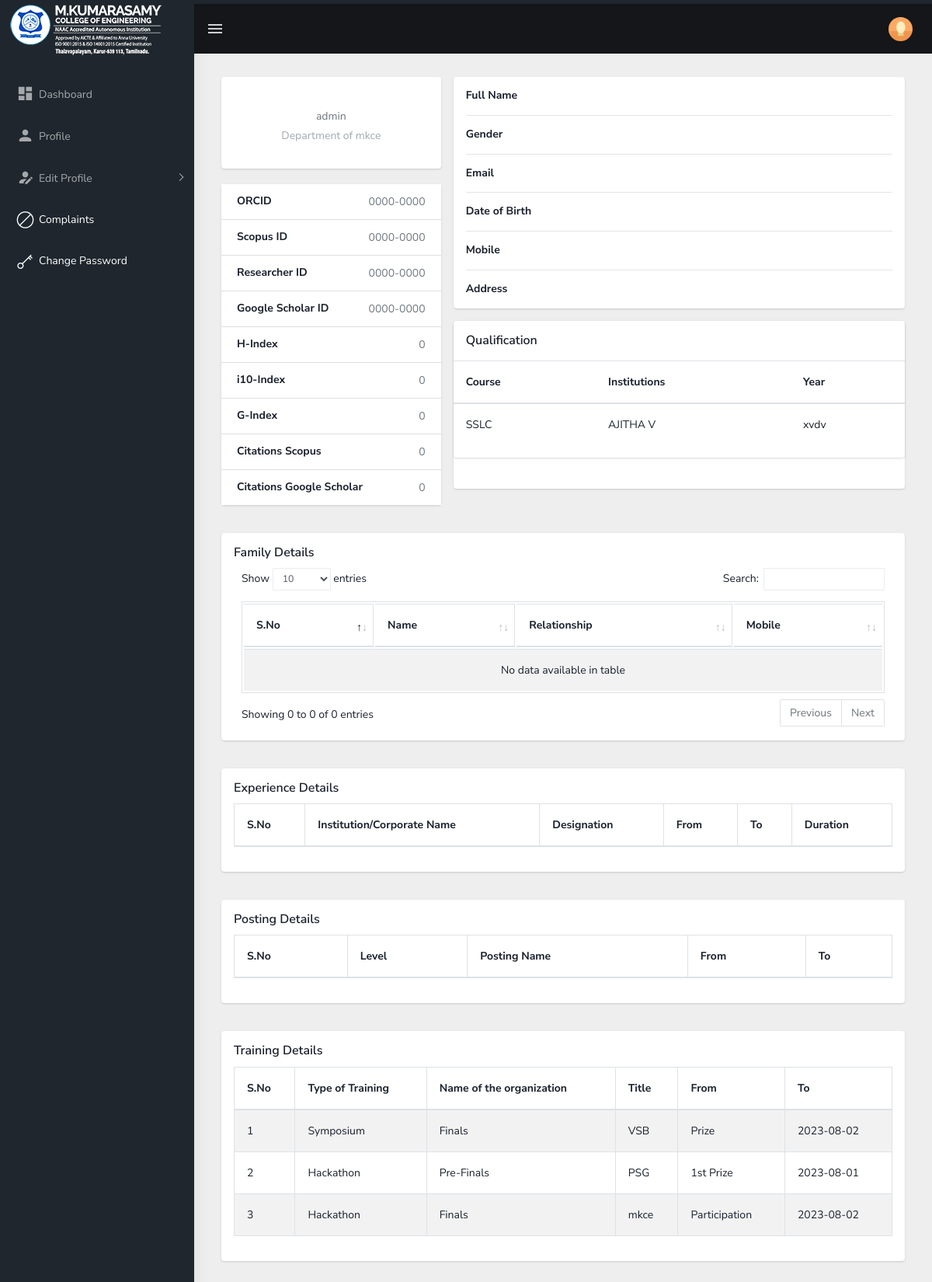
The app's page /profile.php (signed in) with its own data.
### tables this page shows
CREATE TABLE `faculty` (
  `uid` int(100) NOT NULL,
  `id` varchar(100) NOT NULL,
  `name` varchar(100) NOT NULL,
  `dept` varchar(50) NOT NULL,
  `design` varchar(50) NOT NULL,
  `role` varchar(50) NOT NULL,
  `doj` date NOT NULL,
  `pass` varchar(50) NOT NULL,
  `cert` varchar(100) NOT NULL,
  `bc` int(200) NOT NULL,
  `ac` int(200) NOT NULL
);

CREATE TABLE `academic` (
  `uid` int(100) NOT NULL,
  `id` varchar(50) NOT NULL,
  `course` varchar(50) NOT NULL,
  `Degree` varchar(50) NOT NULL,
  `branch` varchar(60) NOT NULL,
  `iname` varchar(100) NOT NULL,
  `univ` varchar(100) NOT NULL,
  `state` varchar(50) NOT NULL,
  `mos` varchar(30) NOT NULL,
  `mes` varchar(30) NOT NULL,
  `yc` varchar(30) NOT NULL,
  `cs` varchar(30) NOT NULL,
  `score` varchar(30) NOT NULL,
  `cnum` varchar(50) NOT NULL,
  `cert` varchar(100) NOT NULL
);

CREATE TABLE `training` (
  `uid` int(30) NOT NULL,
  `id` varchar(50) NOT NULL,
  `type` varchar(50) NOT NULL,
  `no` varchar(100) NOT NULL,
  `name` varchar(200) NOT NULL,
  `fromd` varchar(30) NOT NULL DEFAULT 'primary',
  `tod` date NOT NULL,
  `cert` varchar(200) NOT NULL
);

### session.php (called while the page is built, shortened)
<?php
if (!isset($_SESSION['loggedin']))
{
	header('Location:index.php');
	exit();
}
else
{
	$s=$_SESSION['login_user'];
}
?>

### h.php (called while the page is built, shortened)
	<?php
	$query = "SELECT * FROM faculty WHERE id='$s'";
    $query_run = mysqli_query($db, $query);
	if(mysqli_num_rows($query_run) > 0){
	$row = mysqli_fetch_assoc($query_run);
	$de = $row['design'];
    $dep = "Department of " . $row['dept'];
	}
?>

### profile.php (the view, shortened to what this page needs)
<?php
require 'config.php';
include("session.php");
	$query = "SELECT * FROM research WHERE id='$s'";
    $query_run = mysqli_query($db, $query);
    if(mysqli_num_rows($query_run) == 1)
    {
        $research = mysqli_fetch_array($query_run);
		$oid=$research['oid'];
		$sid=$research['sid'];
		$rid=$research['rid'];
		$gsid=$research['gsid'];
		$hid=$research['hid'];
		$iid=$research['iid'];
		$gi=$research['gi'];
		$cs=$research['cs'];
		$cgs=$research['cgs'];
	}
else{
		$oid="0000-0000";
		$sid="0000-0000";
		$rid="0000-0000";
		$gsid="0000-0000";
		$hid="0";
		$iid="0";
		$gi="0";
		$cs="0";
		$cgs="0";
}
?>
<!DOCTYPE html>
<html dir="ltr" lang="en">
<head>
    <link href="assets/libs/flot/css/float-chart.css" rel="stylesheet">
	<link href="assets/libs/datatables.net-bs4/css/dataTables.bootstrap4.css" rel="stylesheet">
    <link href="dist/css/style.min.css" rel="stylesheet">
</head>
<body>
    <div id="main-wrapper">
        <header class="topbar" data-navbarbg="skin5">
            <nav class="navbar top-navbar navbar-expand-md navbar-dark">
                <div class="navbar-header" data-logobg="skin5">
                    <a class="navbar-brand" href="main">
                        <span class="logo-text">
                             <img src="assets/images/srms.png" alt="homepage" class="light-logo" />
                        </span>
                    </a>
                </div>
                <div class="navbar-collapse collapse" id="navbarSupportedContent" data-navbarbg="skin5">
                    <ul class="navbar-nav float-left mr-auto">
                        <li class="nav-item d-none d-md-block"><a class="nav-link sidebartoggler waves-effect waves-light" href="javascript:void(0)" data-sidebartype="mini-sidebar"><i class="mdi mdi-menu font-24"></i></a></li>
                    </ul>
                    <ul class="navbar-nav float-right">
                        <li class="nav-item dropdown">
                            <a class="nav-link dropdown-toggle text-muted waves-effect waves-dark pro-pic" href="" data-toggle="dropdown" aria-haspopup="true" aria-expanded="false"><img src="assets/images/users/1.jpg" alt="user" class="rounded-circle" width="31"></a>
                        </li>
                    </ul>
                </div>
            </nav>
        </header>
               <?php include("Aside.php"); ?>
        <div class="page-wrapper">
<div class="container-fluid">
		<div class="main-body">
          <div class="row gutters-sm">
            <div class="col-md-4 mb-3">
              <div class="card">
                <div class="card-body">
                  <div class="d-flex flex-column align-items-center text-center">
                    <div class="mt-3">
                      <p class="text-secondary mb-1"><?php echo $de;?></p>
                      <p class="text-muted font-size-sm"><?php echo $dep;?></p>
                    </div>
                  </div>
                </div>
              </div>
              <div class="card mt-3">
                <ul class="list-group list-group-flush">
                  <li class="list-group-item d-flex justify-content-between align-items-center flex-wrap">
                    <h6 class="mb-0">ORCID</h6>
                    <span class="text-secondary"> <?php echo $oid; ?></span>
                  </li>
                  <li class="list-group-item d-flex justify-content-between align-items-center flex-wrap">
                    <h6 class="mb-0">Scopus ID</h6>
                    <span class="text-secondary"> <?php echo $sid; ?></span>
                  </li>
                  <li class="list-group-item d-flex justify-content-between align-items-center flex-wrap">
                    <h6 class="mb-0">Researcher ID</h6>
                    <span class="text-secondary"> <?php echo $rid; ?></span>
                  </li>
                  <li class="list-group-item d-flex justify-content-between align-items-center flex-wrap">
                    <h6 class="mb-0">Google Scholar ID</h6>
                    <span class="text-secondary"> <?php echo $gsid; ?></span>
                  </li>
				  <li class="list-group-item d-flex justify-content-between align-items-center flex-wrap">
                    <h6 class="mb-0">H-Index</h6>
                    <span class="text-secondary"> <?php echo $hid; ?></span>
				<li class="list-group-item d-flex justify-content-between align-items-center flex-wrap">
                    <h6 class="mb-0">i10-Index</h6>
                    <span class="text-secondary"> <?php echo $iid; ?></span>
                  </li>
				                    <li class="list-group-item d-flex justify-content-between align-items-center flex-wrap">
                    <h6 class="mb-0">G-Index</h6>
                    <span class="text-secondary"> <?php echo $gi; ?></span>
                  </li>
				  				                    <li class="list-group-item d-flex justify-content-between align-items-center flex-wrap">
                    <h6 class="mb-0">Citations Scopus</h6>
                    <span class="text-secondary"> <?php echo $cs; ?></span>
                  </li>
				  				                    <li class="list-group-item d-flex justify-content-between align-items-center flex-wrap">
                    <h6 class="mb-0">Citations Google Scholar</h6>
                    <span class="text-secondary"> <?php echo $cgs; ?></span>
                  </li>
                </ul>
              </div>
            </div>
            <div class="col-md-8">
              <div class="card mb-3">
                <div class="card-body">
                  <div class="row">
                    <div class="col-sm-3">
                      <h6 class="mb-0">Full Name</h6>
                    </div>
                    <div class="col-sm-9 text-secondary">
                    </div>
                  </div>
                  <hr>
				    <div class="row">
                    <div class="col-sm-3">
                      <h6 class="mb-0">Gender</h6>
                    </div>
                    <div class="col-sm-9 text-secondary">
                    </div>
                  </div>
                  <hr>
                  <div class="row">
                    <div class="col-sm-3">
                      <h6 class="mb-0">Email</h6>
                    </div>
                    <div class="col-sm-9 text-secondary">
                    </div>
                  </div>
                  <hr>
                  <div class="row">
                    <div class="col-sm-3">
                      <h6 class="mb-0">	Date of Birth</h6>
                    </div>
                    <div class="col-sm-9 text-secondary">
                    </div>
                  </div>
                  <hr>
                  <div class="row">
                    <div class="col-sm-3">
                      <h6 class="mb-0">Mobile</h6>
                    </div>
                    <div class="col-sm-9 text-secondary">
                    </div>
                  </div>
                  <hr>
                  <div class="row">
                    <div class="col-sm-3">
                      <h6 class="mb-0">Address</h6>
                    </div>
                    <div class="col-sm-9 text-secondary">
                    </div>
                  </div>
                </div>
              </div>
              <div class="row gutters-sm">
                <div class="col-sm-12 mb-3">
                  <div class="card h-100">
                    <div class="card">
                            <div class="card-body">
                                <h5 class="card-title m-b-0">Qualification</h5>
                            </div>
                            <table class="table">
                                <thead>
                                    <tr>
                                        <th scope="col"><b>Course</b></th>
                                        <th scope="col"><b>Institutions</b></th>
                                        <th scope="col"><b>Year</b></th>
                                    </tr>
                                </thead>
								<?php
								$records = mysqli_query($db,"select *from academic where id='$s'");
								while($data = mysqli_fetch_array($records))
								{
									?>
                                <tbody>
                                    <tr>
                                        <td><?php echo $data['course']; ?></td>
                                        <td><?php echo $data['iname']; ?></td>
                                        <td><?php echo $data['yc']; ?></td>
                                    </tr>
                                </tbody>
								<?php } ?>
                            </table>
                        </div>
                  </div>
                </div>
              </div>
            </div>
			<div class="col-sm-12 mb-3">
			<div class="card">
                            <div class="card-body">
                                <h5 class="card-title">Family Details</h5>
                                <div class="table-responsive">
                                    <table id="zero_config" class="table table-striped table-bordered">
                                        <thead>
                                            <tr>
                                                <th><b>S.No</b></th>
												<th><b>Name</b></th>
												<th><b>Relationship</b></th>
												<th><b>Mobile</b></th>
                                            </tr>
                                        </thead>
                                        <tbody>
                                        </tbody>
                                    </table>
                                </div>
                            </div>
                        </div>
						</div>
			<div class="col-sm-12 mb-3">
			<div class="card">
                            <div class="card-body">
                                <h5 class="card-title">Experience Details</h5>
                                <div class="table-responsive">
                                    <table id="zero_config" class="table table-striped table-bordered">
                                        <thead>
                                            <tr>
                                                <th><b>S.No</b></th>
												<th><b>Institution/Corporate Name</b></th>
												<th><b>Designation</b></th>
												<th><b>From</b></th>
												<th><b>To</b></th>
												<th><b>Duration</b></th>
                                            </tr>
                                        </thead>
                                    </table>
                                </div>
                            </div>
                        </div>
						</div>
			<div class="col-sm-12 mb-3">
			<div class="card">
                            <div class="card-body">
                                <h5 class="card-title">Posting Details</h5>
                                <div class="table-responsive">
                                    <table id="zero_config" class="table table-striped table-bordered">
                                        <thead>
                                            <tr>
                                                <th><b>S.No</b></th>
												<th><b>Level</b></th>
												<th><b>Posting Name</b></th>
												<th><b>From</b></th>
												<th><b>To</b></th>
                                            </tr>
                                        </thead>
                                    </table>
                                </div>
                            </div>
                        </div>
						</div>
			<div class="col-sm-12 mb-3">
			<div class="card">
                            <div class="card-body">
                                <h5 class="card-title">Training Details</h5>
                                <div class="table-responsive">
                                    <table id="zero_config" class="table table-striped table-bordered">
                                        <thead>
                                            <tr>
                                                <th><b>S.No</b></th>
												<th><b>Type of Training</b></th>
												<th><b>Name of the organization</b></th>
												<th><b>Title</b></th>
												<th><b>From</b></th>
												<th><b>To</b></th>
                                            </tr>
                                        </thead>
                                        <tbody>
										<?php
                            $query = "SELECT * FROM training where id='$s'";
                            $query_run = mysqli_query($db, $query);
                            if(mysqli_num_rows($query_run) > 0)
                            {
								$s=1;
                                foreach($query_run as $student)
                                {
                                    ?>
                                    <tr>
                                        <td><?= $s ?></td>
                                        <td><?= $student['type'] ?></td>
                                        <td><?= $student['no'] ?></td>
                                        <td><?= $student['name'] ?></td>
										 <td><?= $student['fromd'] ?></td>
										 <td><?= $student['tod'] ?></td>
                                    </tr>
                                    <?php
									$s=$s+1;
                                }
                            }
                            ?>
                                        </tbody>
                                    </table>
                                </div>
                            </div>
                        </div>
						</div>
          </div>
        </div>
		</div>
        </div>
    </div>
</body>
</html>

### profile.php (style rules this page uses)
body { color: #1a202c; text-align: left; background-color: #e2e8f0; }
.main-body { padding: 15px; }
.card { box-shadow: 0 1px 3px 0 rgba(0,0,0,.1), 0 1px 2px 0 rgba(0,0,0,.06); }
.card { position: relative; display: flex; flex-direction: column; min-width: 0; word-wrap: break-word; background-color: #fff; background-clip: border-box; border: 0 solid rgba(0,0,0,.125); border-radius: .25rem; }
.card-body { flex: 1 1 auto; min-height: 1px; padding: 1rem; }
.gutters-sm { margin-right: -8px; margin-left: -8px; }
.gutters-sm>.col, .gutters-sm>[class*=col-] { padding-right: 8px; padding-left: 8px; }
.mb-3, .my-3 { margin-bottom: 1rem!important; }
.h-100 { height: 100%!important; }

### records on screen
faculty: design "admin", dept "Department of mkce"
academic: course "SSLC", iname "AJITHA V", yc "xvdv"
training: type "Symposium", no "Finals", name "VSB", fromd "Prize", tod "2023-08-02"
training: type "Hackathon", no "Pre-Finals", name "PSG", fromd "1st Prize", tod "2023-08-01"
training: type "Hackathon", no "Finals", name "mkce", fromd "Participation", tod "2023-08-02"

### other values on screen
$oid "0000-0000"
$sid "0000-0000"
$rid "0000-0000"
$gsid "0000-0000"
$hid "0"
$iid "0"
$gi "0"
$cs "0"
$cgs "0"
